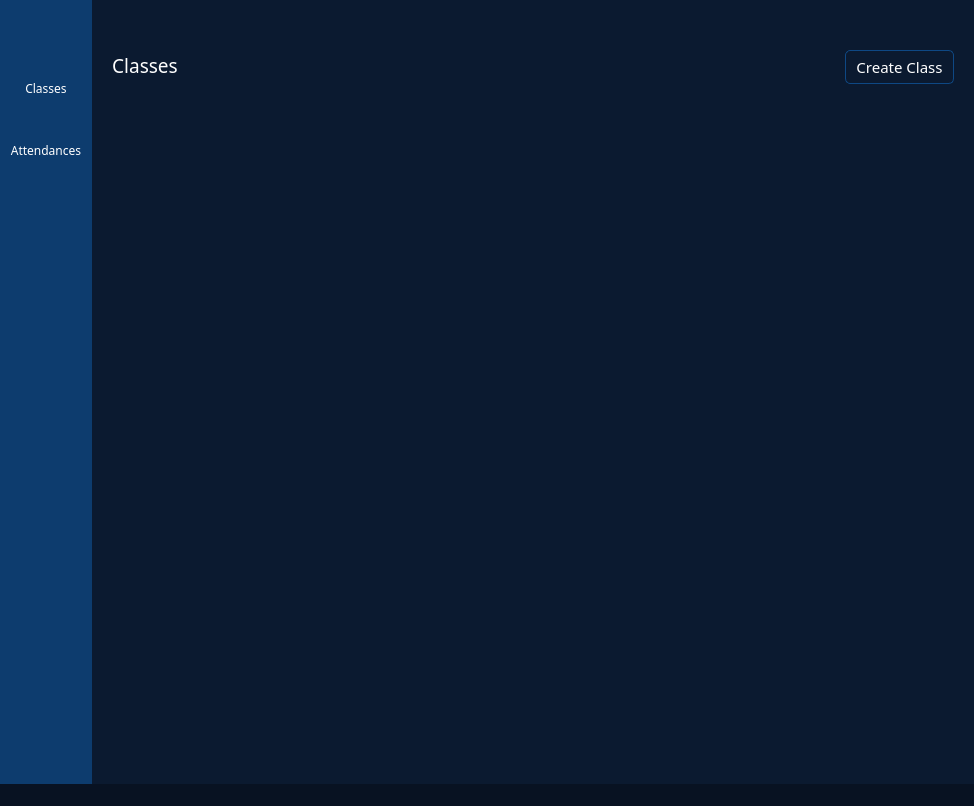
<?xml version="1.0" encoding="UTF-8"?>
<ui version="4.0">
 <class>MainWindow</class>
 <widget class="QMainWindow" name="MainWindow">
  <property name="geometry">
   <rect>
    <x>0</x>
    <y>0</y>
    <width>974</width>
    <height>806</height>
   </rect>
  </property>
  <property name="styleSheet">
   <string notr="true">QWidget{
	background: #0B1A30;
	color: white; 
	font-family: Barlow
}</string>
  </property>
  <widget class="QWidget" name="centralwidget">
   <layout class="QVBoxLayout" name="verticalLayout_5">
    <property name="spacing">
     <number>0</number>
    </property>
    <property name="leftMargin">
     <number>0</number>
    </property>
    <property name="topMargin">
     <number>0</number>
    </property>
    <property name="rightMargin">
     <number>0</number>
    </property>
    <property name="bottomMargin">
     <number>0</number>
    </property>
    <item>
     <widget class="QWidget" name="title_bar" native="true">
      <property name="sizePolicy">
       <sizepolicy hsizetype="Preferred" vsizetype="Fixed">
        <horstretch>0</horstretch>
        <verstretch>0</verstretch>
       </sizepolicy>
      </property>
      <property name="minimumSize">
       <size>
        <width>0</width>
        <height>30</height>
       </size>
      </property>
      <property name="maximumSize">
       <size>
        <width>16777215</width>
        <height>30</height>
       </size>
      </property>
      <property name="styleSheet">
       <string notr="true">background: #0B1A30;</string>
      </property>
      <layout class="QHBoxLayout" name="horizontalLayout_5">
       <property name="spacing">
        <number>0</number>
       </property>
       <property name="leftMargin">
        <number>0</number>
       </property>
       <property name="topMargin">
        <number>0</number>
       </property>
       <property name="rightMargin">
        <number>0</number>
       </property>
       <property name="bottomMargin">
        <number>0</number>
       </property>
       <item>
        <widget class="QWidget" name="widget_5" native="true">
         <property name="minimumSize">
          <size>
           <width>92</width>
           <height>0</height>
          </size>
         </property>
         <property name="styleSheet">
          <string notr="true">background: #0D3C6E;</string>
         </property>
        </widget>
       </item>
       <item>
        <spacer name="horizontalSpacer_2">
         <property name="orientation">
          <enum>Qt::Horizontal</enum>
         </property>
         <property name="sizeHint" stdset="0">
          <size>
           <width>879</width>
           <height>20</height>
          </size>
         </property>
        </spacer>
       </item>
      </layout>
     </widget>
    </item>
    <item>
     <layout class="QHBoxLayout" name="horizontalLayout" stretch="0,0">
      <property name="spacing">
       <number>0</number>
      </property>
      <item>
       <widget class="QWidget" name="side_bar" native="true">
        <property name="sizePolicy">
         <sizepolicy hsizetype="Fixed" vsizetype="Preferred">
          <horstretch>0</horstretch>
          <verstretch>0</verstretch>
         </sizepolicy>
        </property>
        <property name="minimumSize">
         <size>
          <width>92</width>
          <height>0</height>
         </size>
        </property>
        <property name="styleSheet">
         <string notr="true">background: #0D3C6E;</string>
        </property>
        <layout class="QVBoxLayout" name="verticalLayout_3">
         <property name="spacing">
          <number>15</number>
         </property>
         <property name="leftMargin">
          <number>0</number>
         </property>
         <property name="topMargin">
          <number>20</number>
         </property>
         <property name="rightMargin">
          <number>0</number>
         </property>
         <property name="bottomMargin">
          <number>20</number>
         </property>
         <item>
          <widget class="QWidget" name="widget" native="true">
           <property name="minimumSize">
            <size>
             <width>0</width>
             <height>0</height>
            </size>
           </property>
           <layout class="QVBoxLayout" name="verticalLayout">
            <property name="spacing">
             <number>0</number>
            </property>
            <property name="leftMargin">
             <number>0</number>
            </property>
            <property name="topMargin">
             <number>0</number>
            </property>
            <property name="rightMargin">
             <number>0</number>
            </property>
            <property name="bottomMargin">
             <number>0</number>
            </property>
            <item>
             <widget class="QLabel" name="label">
              <property name="minimumSize">
               <size>
                <width>0</width>
                <height>30</height>
               </size>
              </property>
              <property name="maximumSize">
               <size>
                <width>16777215</width>
                <height>30</height>
               </size>
              </property>
              <property name="styleSheet">
               <string notr="true">QLabel{
	background: none;
	background-repeat: none;
	background-image: url(:/icons/class.png);
	background-position: center center;
}

QLabel:hover{
	background: none;
	background-repeat: none;
	background-image: url(:/icons/class_2.png);
	background-position: center center;
}</string>
              </property>
              <property name="text">
               <string/>
              </property>
              <property name="alignment">
               <set>Qt::AlignCenter</set>
              </property>
             </widget>
            </item>
            <item>
             <widget class="QLabel" name="label_2">
              <property name="text">
               <string>Classes</string>
              </property>
              <property name="alignment">
               <set>Qt::AlignCenter</set>
              </property>
             </widget>
            </item>
           </layout>
          </widget>
         </item>
         <item>
          <widget class="QWidget" name="widget_3" native="true">
           <layout class="QVBoxLayout" name="verticalLayout_2">
            <property name="spacing">
             <number>0</number>
            </property>
            <property name="leftMargin">
             <number>0</number>
            </property>
            <property name="topMargin">
             <number>0</number>
            </property>
            <property name="rightMargin">
             <number>0</number>
            </property>
            <property name="bottomMargin">
             <number>0</number>
            </property>
            <item>
             <widget class="QLabel" name="label_3">
              <property name="minimumSize">
               <size>
                <width>0</width>
                <height>30</height>
               </size>
              </property>
              <property name="maximumSize">
               <size>
                <width>16777215</width>
                <height>30</height>
               </size>
              </property>
              <property name="styleSheet">
               <string notr="true">QLabel{
	background: none;
	background-repeat: none;
	background-image: url(:/icons/attendance.png);
	background-position: center center;
}

QLabel:hover{
	background: none;
	background-repeat: none;
	background-image: url(:/icons/attendance_2.png);
	background-position: center center;
}</string>
              </property>
              <property name="text">
               <string/>
              </property>
              <property name="alignment">
               <set>Qt::AlignCenter</set>
              </property>
             </widget>
            </item>
            <item>
             <widget class="QLabel" name="label_4">
              <property name="text">
               <string>Attendances</string>
              </property>
              <property name="alignment">
               <set>Qt::AlignCenter</set>
              </property>
             </widget>
            </item>
           </layout>
          </widget>
         </item>
         <item>
          <spacer name="verticalSpacer">
           <property name="orientation">
            <enum>Qt::Vertical</enum>
           </property>
           <property name="sizeHint" stdset="0">
            <size>
             <width>20</width>
             <height>40</height>
            </size>
           </property>
          </spacer>
         </item>
         <item>
          <layout class="QHBoxLayout" name="horizontalLayout_7">
           <item>
            <spacer name="horizontalSpacer_4">
             <property name="orientation">
              <enum>Qt::Horizontal</enum>
             </property>
             <property name="sizeHint" stdset="0">
              <size>
               <width>0</width>
               <height>20</height>
              </size>
             </property>
            </spacer>
           </item>
           <item>
            <widget class="QPushButton" name="btn_more_2">
             <property name="minimumSize">
              <size>
               <width>30</width>
               <height>30</height>
              </size>
             </property>
             <property name="maximumSize">
              <size>
               <width>30</width>
               <height>30</height>
              </size>
             </property>
             <property name="cursor">
              <cursorShape>PointingHandCursor</cursorShape>
             </property>
             <property name="styleSheet">
              <string notr="true">QPushButton{
	border: none;
	border-radius: none;
	background: none;
	background-repeat: none;
	background-image: url(:/icons/menu.png);
	background-position: center center;
}

QPushButton:hover{
	background: none;
	background-repeat: none;
	background-image: url(:/icons/menu_2.png);
	background-position: center center;
}</string>
             </property>
            </widget>
           </item>
           <item>
            <spacer name="horizontalSpacer_3">
             <property name="orientation">
              <enum>Qt::Horizontal</enum>
             </property>
             <property name="sizeHint" stdset="0">
              <size>
               <width>0</width>
               <height>20</height>
              </size>
             </property>
            </spacer>
           </item>
          </layout>
         </item>
         <item>
          <widget class="QWidget" name="widget_4" native="true">
           <layout class="QVBoxLayout" name="verticalLayout_4">
            <property name="spacing">
             <number>0</number>
            </property>
            <property name="leftMargin">
             <number>0</number>
            </property>
            <property name="topMargin">
             <number>0</number>
            </property>
            <property name="rightMargin">
             <number>0</number>
            </property>
            <property name="bottomMargin">
             <number>0</number>
            </property>
           </layout>
          </widget>
         </item>
        </layout>
       </widget>
      </item>
      <item>
       <widget class="QStackedWidget" name="sw_all">
        <property name="styleSheet">
         <string notr="true">QLineEdit {
  	padding: 1px 5px;
  	border: 1px solid #0e4884;
  	border-radius: 5px;
}

QPushButton {
  padding: 5px;
  border: 1px solid #0e4884;
  background-color: #0e4884;
}

QLineEdit:focus,
QLineEdit:hover,
QPushButton:focus,
QPushButton:hover {
  border: 1px solid #256eff;
  outline: none;
}

QPushButton:pressed {
  background-color: #072f49;
}

QScrollBar:vertical{
    width: 18px;
    margin: 0px 3px 0px 7px;
    border-radius: 5px;
}

QScrollBar::handle:vertical{
    background-color: #97b9f4;    
    min-height: 5px;
 	border-radius: 4px;
}

QScrollBar::sub-line:vertical{
     height: 0;
     width: 0;
}

QScrollBar::add-line:vertical{
   	 height: 0;
     width: 0;
}

QScrollBar::add-page:vertical{
    background: #0b1a30;
	border-bottom-left-radius: 4px;
    border-bottom-right-radius: 4px;
    margin-top: -3px;
 }

QScrollBar::sub-page:vertical{
  	background: #0b1a30;
	border-top-left-radius: 4px;
	border-top-right-radius: 4px;
	margin-bottom: -3px;
}</string>
        </property>
        <property name="currentIndex">
         <number>0</number>
        </property>
        <widget class="QWidget" name="classes">
         <property name="styleSheet">
          <string notr="true"/>
         </property>
         <layout class="QVBoxLayout" name="verticalLayout_7" stretch="0,1">
          <property name="spacing">
           <number>20</number>
          </property>
          <property name="leftMargin">
           <number>20</number>
          </property>
          <property name="topMargin">
           <number>20</number>
          </property>
          <property name="rightMargin">
           <number>20</number>
          </property>
          <property name="bottomMargin">
           <number>20</number>
          </property>
          <item>
           <layout class="QHBoxLayout" name="horizontalLayout_2">
            <property name="spacing">
             <number>0</number>
            </property>
            <item>
             <widget class="QLabel" name="label_6">
              <property name="font">
               <font>
                <family>Barlow</family>
                <pointsize>14</pointsize>
               </font>
              </property>
              <property name="styleSheet">
               <string notr="true">padding-bottom: 3px;</string>
              </property>
              <property name="text">
               <string>Classes</string>
              </property>
              <property name="alignment">
               <set>Qt::AlignCenter</set>
              </property>
              <property name="indent">
               <number>1</number>
              </property>
             </widget>
            </item>
            <item>
             <spacer name="horizontalSpacer">
              <property name="orientation">
               <enum>Qt::Horizontal</enum>
              </property>
              <property name="sizeHint" stdset="0">
               <size>
                <width>40</width>
                <height>20</height>
               </size>
              </property>
             </spacer>
            </item>
            <item>
             <widget class="QPushButton" name="pushButton">
              <property name="minimumSize">
               <size>
                <width>0</width>
                <height>30</height>
               </size>
              </property>
              <property name="font">
               <font>
                <family>Barlow</family>
                <pointsize>11</pointsize>
               </font>
              </property>
              <property name="styleSheet">
               <string notr="true">QPushButton{
	border-radius: 5px;
	background: none;
	padding: 5px 10px;
}


QPushButton:pressed {
 	background-color: #072f49;
}</string>
              </property>
              <property name="text">
               <string>Create Class</string>
              </property>
             </widget>
            </item>
           </layout>
          </item>
          <item>
           <widget class="QScrollArea" name="sa_class">
            <property name="styleSheet">
             <string notr="true"/>
            </property>
            <property name="frameShape">
             <enum>QFrame::NoFrame</enum>
            </property>
            <property name="horizontalScrollBarPolicy">
             <enum>Qt::ScrollBarAlwaysOff</enum>
            </property>
            <property name="widgetResizable">
             <bool>true</bool>
            </property>
            <widget class="QWidget" name="scrollAreaWidgetContents">
             <property name="geometry">
              <rect>
               <x>0</x>
               <y>0</y>
               <width>840</width>
               <height>658</height>
              </rect>
             </property>
            </widget>
           </widget>
          </item>
         </layout>
        </widget>
        <widget class="QWidget" name="attendances">
         <property name="styleSheet">
          <string notr="true">QHeaderView::section {
	background-color: #0d3c6e;
	border-top: 0px solid #97b9f4;
	border-bottom: 1px solid #97b9f4;
	border-right: 1px solid #97b9f4;
}

QListView,
QTableView {
	border: 1px solid #0e4884;
	border-radius: 5px;
	gridline-color: #97b9f4;
}

QTableCornerButton::section{
	background-color: #0d3c6e;
    border-top: 0px solid #97b9f4;
    border-bottom: 1px solid #97b9f4;
    border-right: 1px solid #97b9f4;
}

QScrollBar:horizontal{
	height: 9px;
    border-radius: 5px;
}

QScrollBar:vertical{
	width: 9px;
    margin: 0;
    border-radius: 5px;
}

QScrollBar::handle:vertical{
	background-color: #97b9f4;    
    width: 18px;
    border-radius: 4px;
}

QScrollBar::handle:horizontal{
	background-color: #97b9f4;    
    min-width: 5px;
    border-radius: 4px;
}

QScrollBar::sub-line:horizontal,
QScrollBar::sub-line:vertical{
	height: 0;
    width: 0;
}

QScrollBar::add-line:horizontal,
QScrollBar::add-line:vertical{
	height: 0;
    width: 0;
}

QScrollBar::add-page:horizontal{
	background: #102542;
    border-top-right-radius: 4px;
    border-bottom-right-radius: 4px;
    margin-left: -3px;
}

QScrollBar::add-page:vertical{
	background: #102542;
    border-bottom-left-radius: 4px;
    border-bottom-right-radius: 4px;
    margin-top: -3px;
}

QScrollBar::sub-page:horizontal{
    background: #102542;
    border-bottom-left-radius: 4px;
	margin-right: -3px;
}

QScrollBar::sub-page:vertical{
    background: #102542;
	border-top-left-radius: 0;
	border-top-right-radius: 4px;
	margin-bottom: -3px;
}</string>
         </property>
         <layout class="QVBoxLayout" name="verticalLayout_8">
          <property name="spacing">
           <number>20</number>
          </property>
          <property name="leftMargin">
           <number>20</number>
          </property>
          <property name="topMargin">
           <number>20</number>
          </property>
          <property name="rightMargin">
           <number>20</number>
          </property>
          <property name="bottomMargin">
           <number>20</number>
          </property>
          <item>
           <layout class="QHBoxLayout" name="horizontalLayout_3" stretch="2,1">
            <property name="spacing">
             <number>15</number>
            </property>
            <item>
             <widget class="QLabel" name="label_7">
              <property name="font">
               <font>
                <family>Barlow</family>
                <pointsize>14</pointsize>
               </font>
              </property>
              <property name="styleSheet">
               <string notr="true"/>
              </property>
              <property name="text">
               <string>Attendances</string>
              </property>
              <property name="alignment">
               <set>Qt::AlignLeading|Qt::AlignLeft|Qt::AlignVCenter</set>
              </property>
              <property name="indent">
               <number>1</number>
              </property>
             </widget>
            </item>
            <item>
             <layout class="QHBoxLayout" name="horizontalLayout_47">
              <property name="spacing">
               <number>0</number>
              </property>
              <property name="sizeConstraint">
               <enum>QLayout::SetMinimumSize</enum>
              </property>
              <item>
               <widget class="QLineEdit" name="txt_search_section">
                <property name="sizePolicy">
                 <sizepolicy hsizetype="Expanding" vsizetype="Fixed">
                  <horstretch>0</horstretch>
                  <verstretch>0</verstretch>
                 </sizepolicy>
                </property>
                <property name="minimumSize">
                 <size>
                  <width>0</width>
                  <height>30</height>
                 </size>
                </property>
                <property name="maximumSize">
                 <size>
                  <width>250</width>
                  <height>30</height>
                 </size>
                </property>
                <property name="font">
                 <font>
                  <family>Barlow</family>
                  <pointsize>10</pointsize>
                 </font>
                </property>
                <property name="styleSheet">
                 <string notr="true">border-radius: none;
border-top-left-radius: 5px;
border-bottom-left-radius: 5px;</string>
                </property>
               </widget>
              </item>
              <item>
               <widget class="QPushButton" name="btn_search_sections">
                <property name="sizePolicy">
                 <sizepolicy hsizetype="Fixed" vsizetype="Fixed">
                  <horstretch>0</horstretch>
                  <verstretch>0</verstretch>
                 </sizepolicy>
                </property>
                <property name="minimumSize">
                 <size>
                  <width>30</width>
                  <height>30</height>
                 </size>
                </property>
                <property name="maximumSize">
                 <size>
                  <width>30</width>
                  <height>30</height>
                 </size>
                </property>
                <property name="font">
                 <font>
                  <family>Barlow</family>
                  <pointsize>12</pointsize>
                  <weight>75</weight>
                  <bold>true</bold>
                 </font>
                </property>
                <property name="cursor">
                 <cursorShape>PointingHandCursor</cursorShape>
                </property>
                <property name="styleSheet">
                 <string notr="true">border-top-right-radius: 5px;
border-bottom-right-radius: 5px;</string>
                </property>
                <property name="text">
                 <string/>
                </property>
                <property name="icon">
                 <iconset resource="C:/Users/moral/Desktop/Resources/Resources.qrc">
                  <normaloff>:/icons/search.png</normaloff>:/icons/search.png</iconset>
                </property>
                <property name="iconSize">
                 <size>
                  <width>18</width>
                  <height>18</height>
                 </size>
                </property>
               </widget>
              </item>
             </layout>
            </item>
           </layout>
          </item>
          <item>
           <layout class="QHBoxLayout" name="horizontalLayout_4" stretch="2,1">
            <property name="spacing">
             <number>20</number>
            </property>
            <item>
             <widget class="QTableView" name="tableView">
              <property name="verticalScrollBarPolicy">
               <enum>Qt::ScrollBarAlwaysOff</enum>
              </property>
              <property name="horizontalScrollBarPolicy">
               <enum>Qt::ScrollBarAlwaysOff</enum>
              </property>
             </widget>
            </item>
            <item>
             <widget class="QListView" name="listView">
              <property name="maximumSize">
               <size>
                <width>280</width>
                <height>16777215</height>
               </size>
              </property>
             </widget>
            </item>
           </layout>
          </item>
         </layout>
        </widget>
       </widget>
      </item>
     </layout>
    </item>
   </layout>
  </widget>
  <widget class="QStatusBar" name="statusbar">
   <property name="styleSheet">
    <string notr="true">background: #081222;</string>
   </property>
  </widget>
 </widget>
 <resources>
  <include location="C:/Users/moral/Desktop/Resources/Resources.qrc"/>
 </resources>
 <connections/>
</ui>
